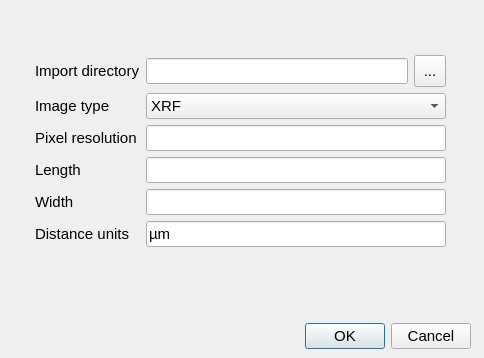
<?xml version="1.0" encoding="UTF-8"?>
<ui version="4.0">
 <class>Dialog</class>
 <widget class="QDialog" name="Dialog">
  <property name="geometry">
   <rect>
    <x>0</x>
    <y>0</y>
    <width>484</width>
    <height>358</height>
   </rect>
  </property>
  <property name="windowTitle">
   <string>Dialog</string>
  </property>
  <widget class="QDialogButtonBox" name="buttonBox">
   <property name="geometry">
    <rect>
     <x>10</x>
     <y>320</y>
     <width>461</width>
     <height>32</height>
    </rect>
   </property>
   <property name="font">
    <font>
     <pointsize>11</pointsize>
    </font>
   </property>
   <property name="orientation">
    <enum>Qt::Horizontal</enum>
   </property>
   <property name="standardButtons">
    <set>QDialogButtonBox::Cancel|QDialogButtonBox::Ok</set>
   </property>
  </widget>
  <widget class="QWidget" name="formLayoutWidget">
   <property name="geometry">
    <rect>
     <x>35</x>
     <y>55</y>
     <width>411</width>
     <height>196</height>
    </rect>
   </property>
   <property name="font">
    <font>
     <pointsize>11</pointsize>
    </font>
   </property>
   <layout class="QFormLayout" name="formLayout">
    <item row="1" column="0">
     <widget class="QLabel" name="label">
      <property name="font">
       <font>
        <pointsize>11</pointsize>
       </font>
      </property>
      <property name="text">
       <string>Image type</string>
      </property>
     </widget>
    </item>
    <item row="1" column="1">
     <widget class="QComboBox" name="comboBox">
      <property name="font">
       <font>
        <pointsize>11</pointsize>
       </font>
      </property>
      <item>
       <property name="text">
        <string>XRF</string>
       </property>
      </item>
      <item>
       <property name="text">
        <string>petrography</string>
       </property>
      </item>
     </widget>
    </item>
    <item row="2" column="0">
     <widget class="QLabel" name="labelPixelSize">
      <property name="font">
       <font>
        <pointsize>11</pointsize>
       </font>
      </property>
      <property name="text">
       <string>Pixel resolution</string>
      </property>
     </widget>
    </item>
    <item row="2" column="1">
     <widget class="QLineEdit" name="lineEditPixelSize">
      <property name="font">
       <font>
        <pointsize>11</pointsize>
       </font>
      </property>
     </widget>
    </item>
    <item row="3" column="0">
     <widget class="QLabel" name="labelLength">
      <property name="text">
       <string>Length</string>
      </property>
     </widget>
    </item>
    <item row="3" column="1">
     <widget class="QLineEdit" name="lineEditLength"/>
    </item>
    <item row="4" column="0">
     <widget class="QLabel" name="labelWidth">
      <property name="text">
       <string>Width</string>
      </property>
     </widget>
    </item>
    <item row="4" column="1">
     <widget class="QLineEdit" name="lineEditWidth"/>
    </item>
    <item row="5" column="0">
     <widget class="QLabel" name="labelUnits">
      <property name="text">
       <string>Distance units</string>
      </property>
     </widget>
    </item>
    <item row="5" column="1">
     <widget class="QLineEdit" name="lineEditUnits">
      <property name="text">
       <string>µm</string>
      </property>
     </widget>
    </item>
    <item row="0" column="0">
     <widget class="QLabel" name="labelDirectory">
      <property name="text">
       <string>Import directory</string>
      </property>
     </widget>
    </item>
    <item row="0" column="1">
     <layout class="QHBoxLayout" name="horizontalLayout">
      <item>
       <widget class="QLineEdit" name="lineEditDirectory"/>
      </item>
      <item>
       <widget class="QToolButton" name="toolButton">
        <property name="minimumSize">
         <size>
          <width>32</width>
          <height>32</height>
         </size>
        </property>
        <property name="maximumSize">
         <size>
          <width>32</width>
          <height>32</height>
         </size>
        </property>
        <property name="font">
         <font>
          <pointsize>11</pointsize>
         </font>
        </property>
        <property name="text">
         <string>...</string>
        </property>
        <property name="icon">
         <iconset resource="../resources.qrc">
          <normaloff>:/icons/resources/icons/icon-add-directory-64.png</normaloff>:/icons/resources/icons/icon-add-directory-64.png</iconset>
        </property>
        <property name="iconSize">
         <size>
          <width>24</width>
          <height>24</height>
         </size>
        </property>
       </widget>
      </item>
     </layout>
    </item>
   </layout>
  </widget>
 </widget>
 <resources>
  <include location="../resources.qrc"/>
 </resources>
 <connections>
  <connection>
   <sender>buttonBox</sender>
   <signal>accepted()</signal>
   <receiver>Dialog</receiver>
   <slot>accept()</slot>
   <hints>
    <hint type="sourcelabel">
     <x>248</x>
     <y>254</y>
    </hint>
    <hint type="destinationlabel">
     <x>157</x>
     <y>274</y>
    </hint>
   </hints>
  </connection>
  <connection>
   <sender>buttonBox</sender>
   <signal>rejected()</signal>
   <receiver>Dialog</receiver>
   <slot>reject()</slot>
   <hints>
    <hint type="sourcelabel">
     <x>316</x>
     <y>260</y>
    </hint>
    <hint type="destinationlabel">
     <x>286</x>
     <y>274</y>
    </hint>
   </hints>
  </connection>
 </connections>
</ui>
